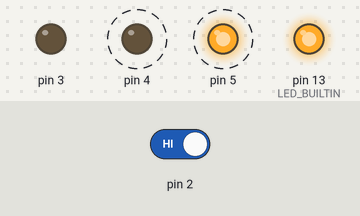
A sketch run on a simulated Arduino Uno, built with avr-gcc and run on an emulated ATmega328P. Parts: output pins drawn as LEDs (lit = HIGH). Dashed ring = blinking. The test bench sets the inputs (shaded band); at power-on: pin 2 HIGH.

Above: at 1.8 s.
1.9 s: pin 2 driven LOW
At 2.62 s:
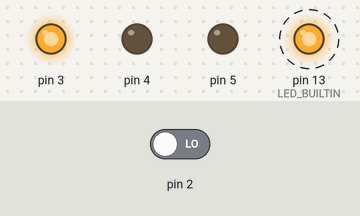
4.9 s: pin 2 driven HIGH
At 5.12 s:
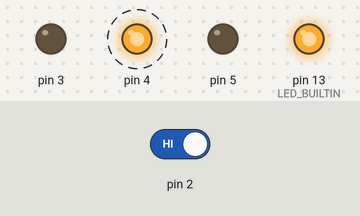
Timing chart, 0 to 13.9 s (numbered marks = the images above; inputs shaded):
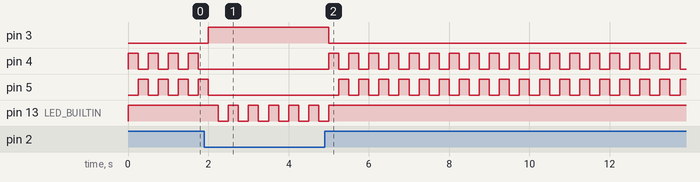

The sketch:

Progetto2.ino
```cpp
void setup() {
  // put your setup code here, to run once:
  pinMode(2,INPUT);
  pinMode(3,OUTPUT);
  pinMode(4,OUTPUT);
  pinMode(5,OUTPUT);
  pinMode(LED_BUILTIN, OUTPUT);
}

int buttonstate = 0;

void loop() {
  // put your main code here, to run repeatedly:

  buttonstate = digitalRead(2);

  if (buttonstate == LOW)
  {
    digitalWrite(3, HIGH);
    digitalWrite(4, LOW);
    digitalWrite(5, LOW);
    digitalWrite(LED_BUILTIN, HIGH);
    delay(250);
    digitalWrite(LED_BUILTIN, LOW);
    delay(250);
  }
  else
  {
    digitalWrite(3, LOW);
    digitalWrite(4, HIGH);
    digitalWrite(5, LOW);
    digitalWrite(LED_BUILTIN, HIGH);
    delay(250);
    digitalWrite(4, LOW);
    digitalWrite(5, HIGH);
    delay(250);
  }
}
```

Measured:
- after the input at 1.9 s, pin 3: LOW → HIGH after 0.10 s; pin 4: stops changing and stays LOW; pin 5: goes on until 2.0 s, then stays LOW; pin 13 (LED_BUILTIN): alternates HIGH for 0.25 s and LOW for 0.25 s, starting after 0.35 s
- after the input at 4.9 s, pin 3: HIGH → LOW after 0.10 s; pin 4: alternates HIGH for 0.25 s and LOW for 0.25 s, starting after 0.10 s; pin 5: alternates HIGH for 0.25 s and LOW for 0.25 s, starting after 0.35 s; pin 13 (LED_BUILTIN): goes on until 5.0 s, then stays HIGH
- by itself, pin 4, pin 5: alternates HIGH for 0.25 s and LOW for 0.25 s
